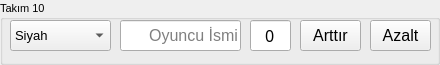
     <widget class="QGroupBox" name="teamArea_10">
      <property name="minimumSize">
       <size>
        <width>440</width>
        <height>65</height>
       </size>
      </property>
      <property name="maximumSize">
       <size>
        <width>440</width>
        <height>65</height>
       </size>
      </property>
      <property name="baseSize">
       <size>
        <width>440</width>
        <height>65</height>
       </size>
      </property>
      <property name="font">
       <font>
        <pointsize>8</pointsize>
       </font>
      </property>
      <property name="title">
       <string>Takım 10</string>
      </property>
      <property name="alignment">
       <set>Qt::AlignJustify|Qt::AlignVCenter</set>
      </property>
      <widget class="QComboBox" name="colorPicker_10">
       <property name="geometry">
        <rect>
         <x>10</x>
         <y>20</y>
         <width>101</width>
         <height>31</height>
        </rect>
       </property>
       <property name="font">
        <font>
         <pointsize>10</pointsize>
        </font>
       </property>
       <item>
        <property name="text">
         <string>Siyah</string>
        </property>
       </item>
       <item>
        <property name="text">
         <string>Gri</string>
        </property>
       </item>
       <item>
        <property name="text">
         <string>Beyaz</string>
        </property>
       </item>
       <item>
        <property name="text">
         <string>Mavi</string>
        </property>
       </item>
       <item>
        <property name="text">
         <string>Turkuaz</string>
        </property>
       </item>
       <item>
        <property name="text">
         <string>Kırmızı</string>
        </property>
       </item>
       <item>
        <property name="text">
         <string>Turuncu</string>
        </property>
       </item>
       <item>
        <property name="text">
         <string>Sarı</string>
        </property>
       </item>
       <item>
        <property name="text">
         <string>Yeşil (Açık)</string>
        </property>
       </item>
       <item>
        <property name="text">
         <string>Yeşil (Koyu)</string>
        </property>
       </item>
       <item>
        <property name="text">
         <string>Mor</string>
        </property>
       </item>
       <item>
        <property name="text">
         <string>Pembe</string>
        </property>
       </item>
       <item>
        <property name="text">
         <string>Kahverengi</string>
        </property>
       </item>
      </widget>
      <widget class="QLineEdit" name="teamScore_10">
       <property name="geometry">
        <rect>
         <x>250</x>
         <y>20</y>
         <width>41</width>
         <height>31</height>
        </rect>
       </property>
       <property name="font">
        <font>
         <family>Poppins</family>
         <pointsize>12</pointsize>
        </font>
       </property>
       <property name="text">
        <string>0</string>
       </property>
       <property name="alignment">
        <set>Qt::AlignCenter</set>
       </property>
      </widget>
      <widget class="QPushButton" name="incBt_10">
       <property name="geometry">
        <rect>
         <x>300</x>
         <y>20</y>
         <width>61</width>
         <height>31</height>
        </rect>
       </property>
       <property name="font">
        <font>
         <pointsize>12</pointsize>
        </font>
       </property>
       <property name="text">
        <string>Arttır</string>
       </property>
       <property name="iconSize">
        <size>
         <width>16</width>
         <height>16</height>
        </size>
       </property>
      </widget>
      <widget class="QPushButton" name="decBt_10">
       <property name="geometry">
        <rect>
         <x>370</x>
         <y>20</y>
         <width>61</width>
         <height>31</height>
        </rect>
       </property>
       <property name="font">
        <font>
         <pointsize>12</pointsize>
        </font>
       </property>
       <property name="text">
        <string>Azalt</string>
       </property>
       <property name="iconSize">
        <size>
         <width>16</width>
         <height>16</height>
        </size>
       </property>
      </widget>
      <widget class="QLineEdit" name="teamName_10">
       <property name="geometry">
        <rect>
         <x>120</x>
         <y>20</y>
         <width>121</width>
         <height>31</height>
        </rect>
       </property>
       <property name="font">
        <font>
         <pointsize>12</pointsize>
        </font>
       </property>
       <property name="alignment">
        <set>Qt::AlignRight|Qt::AlignTrailing|Qt::AlignVCenter</set>
       </property>
       <property name="placeholderText">
        <string>Oyuncu İsmi</string>
       </property>
      </widget>
     </widget>
